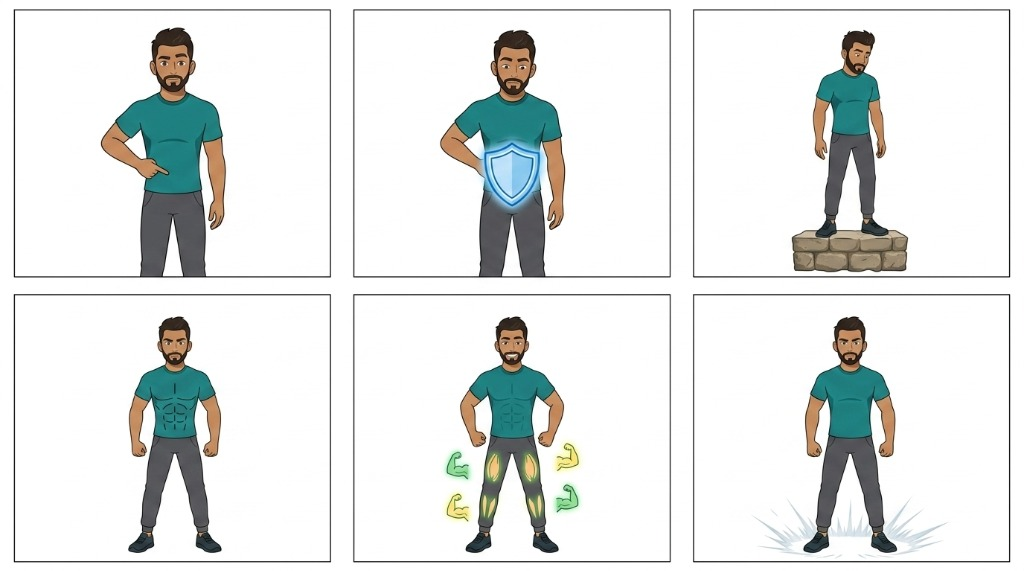
#> input picture test_images/user_test_1_muscles.jpg, 1024 x 571 px, given in place of media_1788292396282.png, which was not available
$ python scene_1_super_resolution_choreography.py
#> lines starting #> are read from the running program, lines starting #| are printed output that depends on the picture; after the words box and inside, x2 and y2 are one past the last pixel; in counts of white or black regions, pixels touching at a corner belong together
"""
Scene 1: Ultra-High-Definition Hand & Cinematic Camera Choreography Prototype
File: experiments/scene_1_super_resolution_choreography.py

Features:
1. Super-Resolution Upscaling (Lanczos4 + Edge Preservation) for razor-sharp Zoom-In.
2. Dual-Mode Hand Engine:
   - Art Mode: Outlines + Realistic Zig-Zag Hatching Shading for Colors.
   - Typography Mode: Arabic RTL Writing Trajectory + Natural Pen-Lifts.
3. Cinematic 5-Phase Camera Cycle:
   - Overview -> Ease-In Zoom (Centered) -> Graphics Draw -> Text Write -> Ease-Out Reveal.
4. Full HD 1080p (1920x1080) 60fps Rendering with zero pixelation.
"""
import os
import sys
import math
import time
import cv2
import numpy as np

# Set paths
MASTER_IMG_PATH = r"C:\Users\loper\.gemini\antigravity-ide\brain\6c66c18f-8997-4b3a-89b1-ec5216983d7f\.user_uploaded\media_1788292396282.png"
HAND_PATH = r"E:\image_to_animate\kivy\data\images\drawing-hand.png"
OUTPUT_DIR = r"E:\image_to_animate\experiments\results"
os.makedirs(OUTPUT_DIR, exist_ok=True)

# ----------------- 1. LOAD & SUPER-RESOLVE PANEL 1 -----------------
print("[1/5] Loading and Super-Resolving Panel 1 to Native 1080p...")
master_img = cv2.imread(MASTER_IMG_PATH)
#> master_img is the input picture: shape (571, 1024, 3); mean B, G, R 230.1, 231.5, 228.6
if master_img is None:
    raise FileNotFoundError(f"Cannot load master image: {MASTER_IMG_PATH}")

MH, MW = master_img.shape[:2]
#> MH = 571; MW = 1024

# Discover Panel 1 (Top-Left panel)
# In Method A extraction: Panel 1 coordinates in 1024x512 master:
# bx=18, by=10, bw=238, bh=154
p1_crop = master_img[10:164, 18:256].copy()
ph_orig, pw_orig = p1_crop.shape[:2]
#> ph_orig = 154; pw_orig = 238

# Target High-Definition Canvas dimensions
HD_W, HD_H = 1920, 1080

# Panel display dimensions when zoomed in (centered with 80% coverage)
ZOOM_PANEL_W = 1500
ZOOM_PANEL_H = int(ZOOM_PANEL_W * (ph_orig / float(pw_orig)))
#> ZOOM_PANEL_H = 970

# Super-resolve Panel 1 using Lanczos4 + Bilateral Edge Refinement
p1_hd = cv2.resize(p1_crop, (ZOOM_PANEL_W, ZOOM_PANEL_H), interpolation=cv2.INTER_LANCZOS4)
# Apply subtle unsharp masking for vector-crisp edges
p1_blur = cv2.GaussianBlur(p1_hd, (0, 0), 1.5)
p1_hd = cv2.addWeighted(p1_hd, 1.35, p1_blur, -0.35, 0)

# Position of zoomed panel on HD canvas
P_OX = (HD_W - ZOOM_PANEL_W) // 2
P_OY = (HD_H - ZOOM_PANEL_H) // 2
#> P_OY = 55

# Full HD target source image containing centered panel
hd_source_canvas = np.full((HD_H, HD_W, 3), 255, dtype=np.uint8)
hd_source_canvas[P_OY:P_OY+ZOOM_PANEL_H, P_OX:P_OX+ZOOM_PANEL_W] = p1_hd

# ----------------- 2. LAYER DECOMPOSITION (METHOD A) -----------------
print("[2/5] Decomposing Panel 1 into Graphics (Art) & Typography (Text) Layers...")
diff = 255.0 - p1_hd.astype(np.float32)
dist = np.max(diff, axis=2)
ink_bin = (dist > 28.0).astype(np.uint8) * 255
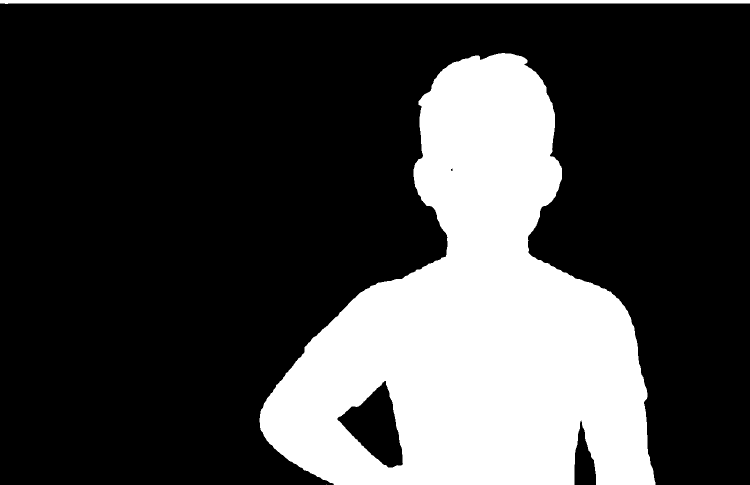
#> ink_bin: shape (970, 1500) (shown at 1/2 size); 26% white; 3 white regions (1 under 20 px), largest, box (x1, y1, x2, y2) and area: (519, 106, 1311, 970) 368263, (0, 0, 1500, 8) 10506

hsv = cv2.cvtColor(p1_hd, cv2.COLOR_BGR2HSV)
#> hsv: shape (970, 1500, 3); mean H, S, V 19.5, 39.1, 222.9
sat = hsv[:, :, 1]
val = hsv[:, :, 2]
hue = hsv[:, :, 0]

# Color seed regions
color_mask = ((sat > 35) & (val > 40) & (val < 250)).astype(np.uint8) * 255
#> color_mask: shape (970, 1500); 24.1% white; 38 white regions (33 under 20 px), largest, box (x1, y1, x2, y2) and area: (521, 119, 1307, 970) 350476, (951, 113, 1034, 131) 161, (1100, 236, 1103, 276) 74, (1037, 128, 1071, 154) 67, (877, 132, 911, 157) 44

# Connected Components in HD
num_cc, cc_labels, cc_stats, cc_centroids = cv2.connectedComponentsWithStats(ink_bin)
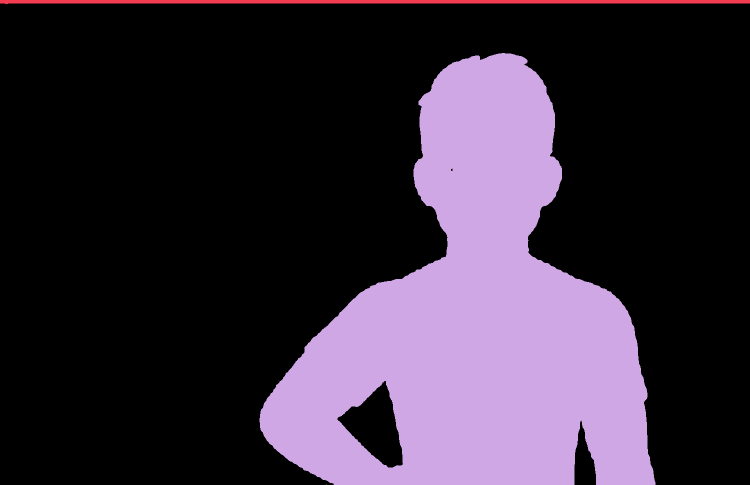
#> cc_labels: shape (970, 1500) int32 (shown at 1/2 size); 4 distinct labels, from 0 to 3; one colour per label, 0 black
#> num_cc = 4; cc_stats = [[0, 7, 1500, 963, 1076230], [0, 0, 1500, 8, 10506], [519, 106, 792, 864, 368263], [653, 969, 1, 1, 1]]; cc_centroids = [[680.4, 434.1], [749.1, 3], [951.5, 645.5], [653, 969]]

text_mask_local = np.zeros((ZOOM_PANEL_H, ZOOM_PANEL_W), dtype=np.uint8)
graphics_mask_local = np.zeros((ZOOM_PANEL_H, ZOOM_PANEL_W), dtype=np.uint8)

# Classical Rule + Regional Semantic Purity for Panel 1:
for i in range(1, num_cc):
    cx = cc_stats[i, cv2.CC_STAT_LEFT]
    cy = cc_stats[i, cv2.CC_STAT_TOP]
    cw = cc_stats[i, cv2.CC_STAT_WIDTH]
    ch = cc_stats[i, cv2.CC_STAT_HEIGHT]
    carea = cc_stats[i, cv2.CC_STAT_AREA]
    aspect = cw / float(ch + 1e-5)

    # Title region (top 22% of panel) or interior bullet text (x > 35% of panel width)
    in_title_zone = (cy < ZOOM_PANEL_H * 0.22)
    in_text_zone = (cx > ZOOM_PANEL_W * 0.40 and cy > ZOOM_PANEL_H * 0.20 and carea < 8000 and cw < ZOOM_PANEL_W * 0.50)

    if in_title_zone or in_text_zone:
        text_mask_local[cc_labels == i] = 255
    elif (ch <= 110 and cw <= 380 and carea < 3800) or carea <= 120 or (aspect > 4.5 and ch <= 30):
        text_mask_local[cc_labels == i] = 255
    else:
        graphics_mask_local[cc_labels == i] = 255
#> this loop made 3 passes
#> (cx, cy, cw, ch, carea, aspect, in_title_zone, in_text_zone) on passes 1 to 2: (0, 0, 1500, 8, 10506, 187.5, True, False), (519, 106, 792, 864, 368263, 0.917, True, False)
#> graphics_mask_local: shape (970, 1500); every value is 0

# Global HD Masks
text_mask_hd = np.zeros((HD_H, HD_W), dtype=np.uint8)
text_mask_hd[P_OY:P_OY+ZOOM_PANEL_H, P_OX:P_OX+ZOOM_PANEL_W] = text_mask_local
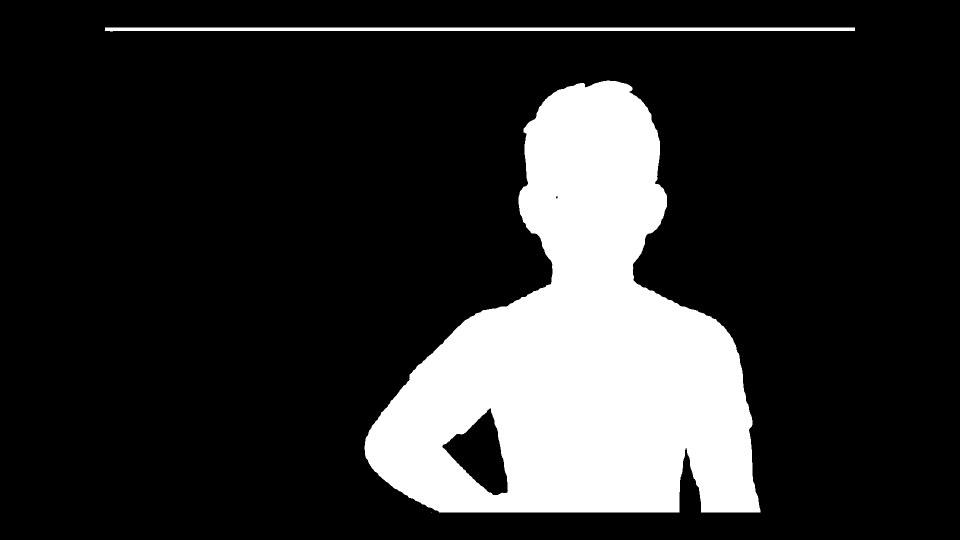
#> text_mask_hd: shape (1080, 1920) (shown at 1/2 size); 18.3% white; 3 white regions (1 under 20 px), largest, box (x1, y1, x2, y2) and area: (729, 161, 1521, 1025) 368263, (210, 55, 1710, 63) 10506

graphics_mask_hd = np.zeros((HD_H, HD_W), dtype=np.uint8)
graphics_mask_hd[P_OY:P_OY+ZOOM_PANEL_H, P_OX:P_OX+ZOOM_PANEL_W] = graphics_mask_local
#> graphics_mask_hd: shape (1080, 1920); every value is 0

# ----------------- 3. GENERATE STROKES & ZIG-ZAG HATCHING PATHS -----------------
print("[3/5] Generating Outlines & Realistic Zig-Zag Hatching Paths...")

# A. Outlines for Characters/Graphics
gfx_contours, _ = cv2.findContours(graphics_mask_hd, cv2.RETR_TREE, cv2.CHAIN_APPROX_NONE)
#> gfx_contours = []
art_outline_strokes = []
for cnt in gfx_contours:
    if cv2.contourArea(cnt) > 30 or len(cnt) > 15:
        pts = cnt.reshape(-1, 2)
        # Subsample for smooth pen motion
        if len(pts) > 5:
            step = max(1, len(pts) // 60)
            pts_sub = pts[::step]
            art_outline_strokes.append(pts_sub)
#> this loop made 0 passes
#> after the loop, art_outline_strokes = []

# Sort outline strokes: outer big contours first, then inner
art_outline_strokes.sort(key=lambda s: len(s), reverse=True)

# B. Zig-Zag Shading Paths for Color Areas (Blue Hoodie, Skin, Yellow Emoji)
color_mask_hd = np.zeros((HD_H, HD_W), dtype=np.uint8)
color_mask_hd[P_OY:P_OY+ZOOM_PANEL_H, P_OX:P_OX+ZOOM_PANEL_W] = color_mask
#> color_mask_hd: shape (1080, 1920); 16.9% white; 38 white regions (33 under 20 px), largest, box (x1, y1, x2, y2) and area: (731, 174, 1517, 1025) 350476, (1161, 168, 1244, 186) 161, (1310, 291, 1313, 331) 74, (1247, 183, 1281, 209) 67, (1087, 187, 1121, 212) 44

num_col_cc, col_labels, col_stats, _ = cv2.connectedComponentsWithStats(color_mask_hd)
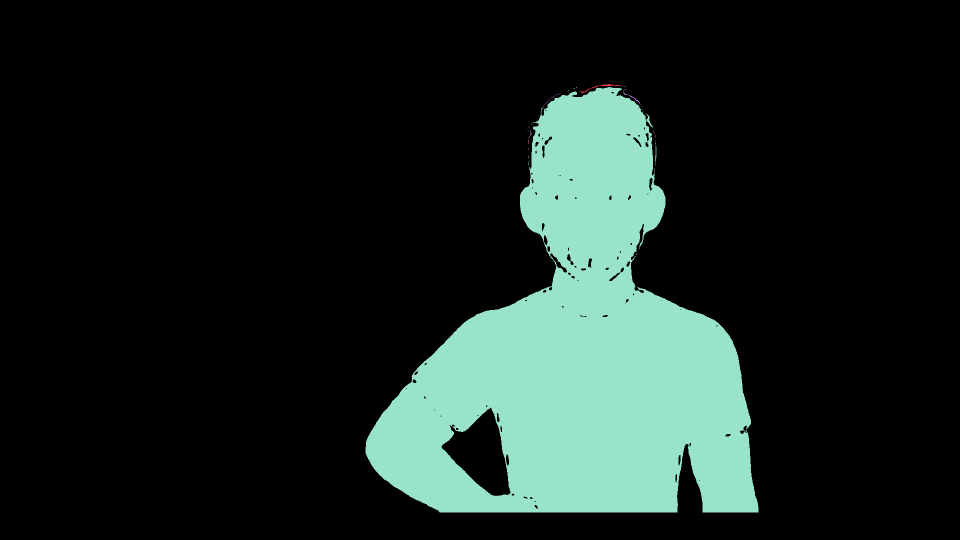
#> col_labels: shape (1080, 1920) int32 (shown at 1/2 size); 39 distinct labels, from 0 to 38; one colour per label, 0 black
#> num_col_cc = 39; col_stats = 39 rows, first 6: [0, 0, 1920, 1080, 1722657], [1161, 168, 83, 18, 161], [1245, 172, 2, 1, 2], [1249, 173, 2, 1, 2], [1152, 175, 2, 1, 2], [731, 174, 786, 851, 350476]
hatching_strokes = []

for c_i in range(1, num_col_cc):
    c_area = col_stats[c_i, cv2.CC_STAT_AREA]
    if c_area < 250:
        continue

    bx = col_stats[c_i, cv2.CC_STAT_LEFT]
    by = col_stats[c_i, cv2.CC_STAT_TOP]
    bw = col_stats[c_i, cv2.CC_STAT_WIDTH]
    bh = col_stats[c_i, cv2.CC_STAT_HEIGHT]

    c_comp = (col_labels[by:by+bh, bx:bx+bw] == c_i)

    # Generate 45-degree / horizontal dense zig-zag scanlines
    step_y = 12  # spacing between hatching lines
    c_hatch_pts = []
    direction = 1

    for y_rel in range(2, bh - 2, step_y):
        row = c_comp[y_rel, :]
        active_x = np.where(row)[0]
        if len(active_x) > 2:
            x_min = active_x[0] + bx
            x_max = active_x[-1] + bx
            curr_y = by + y_rel
            if direction == 1:
                c_hatch_pts.append([x_min, curr_y])
                c_hatch_pts.append([x_max, curr_y])
            else:
                c_hatch_pts.append([x_max, curr_y])
                c_hatch_pts.append([x_min, curr_y])
            direction *= -1

    if len(c_hatch_pts) >= 4:
        hatching_strokes.append({
            "region_mask": (col_labels == c_i),
            "hatch_path": np.array(c_hatch_pts, dtype=np.float32)
        })
#> this loop made 38 passes
#> c_area on passes 1, 13, 14, 31: 161, 67, 44, 74
#> (c_area, bx, by, bw, bh) on pass 5: (350476, 731, 174, 786, 851)
#> after the loop, hatching_strokes = 1 item

# C. Typography Text Lines & RTL Handwriting Strokes
num_t_cc, t_labels, t_stats, _ = cv2.connectedComponentsWithStats(text_mask_hd)
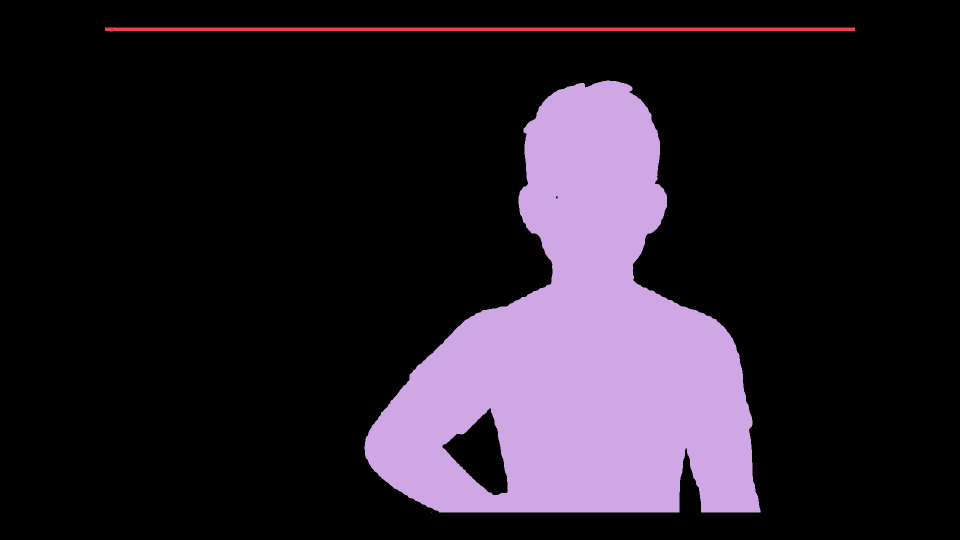
#> t_labels: shape (1080, 1920) int32 (shown at 1/2 size); 4 distinct labels, from 0 to 3; one colour per label, 0 black
#> num_t_cc = 4; t_stats = [[0, 0, 1920, 1080, 1694830], [210, 55, 1500, 8, 10506], [729, 161, 792, 864, 368263], [863, 1024, 1, 1, 1]]

# Group text components into horizontal lines
text_comps = []
for t_i in range(1, num_t_cc):
    t_area = t_stats[t_i, cv2.CC_STAT_AREA]
    if t_area < 20:
        continue
    tx = t_stats[t_i, cv2.CC_STAT_LEFT]
    ty = t_stats[t_i, cv2.CC_STAT_TOP]
    tw = t_stats[t_i, cv2.CC_STAT_WIDTH]
    th = t_stats[t_i, cv2.CC_STAT_HEIGHT]
    text_comps.append({
        "id": t_i,
        "bbox": (tx, ty, tw, th),
        "cx": tx + tw / 2.0,
        "cy": ty + th / 2.0,
        "mask": (t_labels == t_i)
    })
#> this loop made 3 passes
#> (t_area, tx, ty, tw, th) on passes 1 to 2: (10506, 210, 55, 1500, 8), (368263, 729, 161, 792, 864)
#> after the loop, text_comps = 2 items

# Sort text into lines: Top-to-bottom, and within line Right-to-Left (Arabic RTL)
line_height_threshold = 45
text_comps.sort(key=lambda c: (round(c["cy"] / line_height_threshold), -c["cx"]))

# Build word handwriting paths
text_strokes = []
for comp in text_comps:
    tx, ty, tw, th = comp["bbox"]
    c_mask = comp["mask"][ty:ty+th, tx:tx+tw].astype(np.uint8) * 255
    cnts, _ = cv2.findContours(c_mask, cv2.RETR_EXTERNAL, cv2.CHAIN_APPROX_NONE)
    if cnts:
        pts = cnts[0].reshape(-1, 2)
        pts_global = pts + np.array([tx, ty])
        text_strokes.append({
            "bbox": (tx, ty, tw, th),
            "mask": comp["mask"],
            "path": pts_global
        })
#> this loop made 2 passes
#> (tx, ty, tw, th) on passes 1 to 2: (210, 55, 1500, 8), (729, 161, 792, 864)
#> after the loop, text_strokes = 2 items

# ----------------- 4. HAND OVERLAY ENGINE -----------------
print("[4/5] Initializing High-Definition Hand Overlay Engine...")
hand_img = cv2.imread(HAND_PATH, cv2.IMREAD_UNCHANGED)
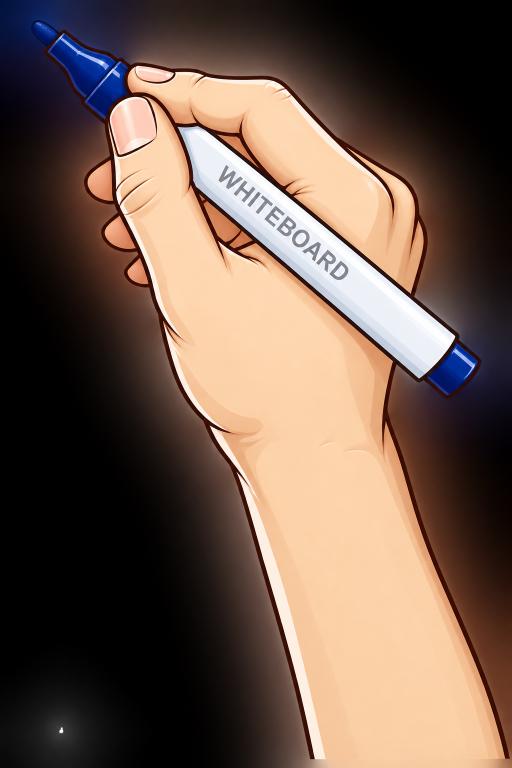
#> input picture kivy/data/images/drawing-hand.png, 1024 x 1536 px, found by its file name (shown at 1/2 size)
#> hand_img is the input picture: shape (1536, 1024, 4); mean B, G, R, A 76.6, 89.1, 109.9, 102.9
if hand_img is not None:
    # Resize hand sprite for 1080p target
    hand_h, hand_w = hand_img.shape[:2]
#> hand_h = 1536; hand_w = 1024
    target_hand_w = 420
    target_hand_h = int(hand_h * (target_hand_w / float(hand_w)))
#> target_hand_h = 630
    hand_sprite = cv2.resize(hand_img, (target_hand_w, target_hand_h), interpolation=cv2.INTER_LANCZOS4)
    hand_bgr = hand_sprite[:, :, :3]
    hand_alpha = (hand_sprite[:, :, 3].astype(np.float32) / 255.0)
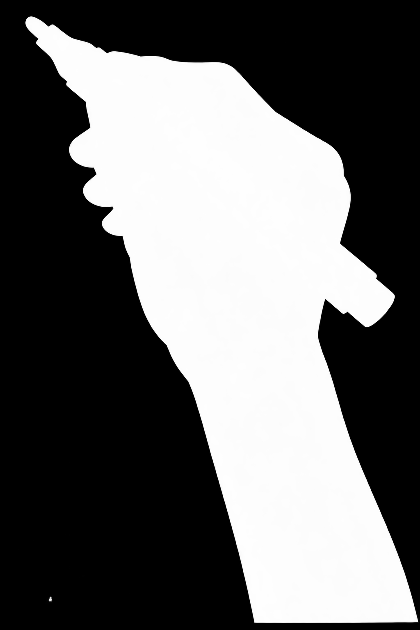
#> hand_alpha: shape (630, 420) float32; min 0, max 1, mean 0.404
    # Pen tip anchor in sprite coordinates (pen tip is at upper-left of sprite)
    TIP_X = int(target_hand_w * 0.08)
    TIP_Y = int(target_hand_h * 0.05)
#> TIP_Y = 31
else:
    # Fallback synthetic hand
    target_hand_w, target_hand_h = 300, 300
    hand_bgr = np.full((target_hand_h, target_hand_w, 3), (200, 160, 120), dtype=np.uint8)
    hand_alpha = np.ones((target_hand_h, target_hand_w), dtype=np.float32)
    TIP_X, TIP_Y = 10, 10

def draw_hand_at_tip(canvas, tip_x, tip_y, tilt_angle_deg=-25.0, opacity=1.0):
    """Draws drawing hand with pen tip precisely anchored at (tip_x, tip_y)."""
    if opacity <= 0.01:
        return

    can_h, can_w = canvas.shape[:2]
    sh, sw = hand_bgr.shape[:2]

    # Rotate hand slightly based on mode
    M = cv2.getRotationMatrix2D((TIP_X, TIP_Y), tilt_angle_deg, 1.0)
    rot_bgr = cv2.warpAffine(hand_bgr, M, (sw, sh), flags=cv2.INTER_LINEAR, borderMode=cv2.BORDER_CONSTANT, borderValue=(0,0,0))
    rot_alpha = cv2.warpAffine(hand_alpha, M, (sw, sh), flags=cv2.INTER_LINEAR, borderMode=cv2.BORDER_CONSTANT, borderValue=0.0) * opacity

    # Place on canvas
    x1 = int(tip_x - TIP_X)
    y1 = int(tip_y - TIP_Y)
    x2 = x1 + sw
    y2 = y1 + sh

    # Clip bounds
    cx1 = max(0, x1)
    cy1 = max(0, y1)
    cx2 = min(can_w, x2)
    cy2 = min(can_h, y2)

    if cx2 <= cx1 or cy2 <= cy1:
        return

    sx1 = cx1 - x1
    sy1 = cy1 - y1
    sx2 = sx1 + (cx2 - cx1)
    sy2 = sy1 + (cy2 - cy1)

    sub_alpha = rot_alpha[sy1:sy2, sx1:sx2, np.newaxis]
    sub_bgr = rot_bgr[sy1:sy2, sx1:sx2]

    can_roi = canvas[cy1:cy2, cx1:cx2]
    canvas[cy1:cy2, cx1:cx2] = (can_roi * (1.0 - sub_alpha) + sub_bgr * sub_alpha).astype(np.uint8)

# ----------------- 5. CHOREOGRAPHED TIMELINE & VIDEO RENDERER -----------------
print("[5/5] Synthesizing Cinematic Timeline & Rendering 60fps MP4 Video...")

FPS = 30
TOTAL_DURATION = 12.0  # seconds
TOTAL_FRAMES = int(TOTAL_DURATION * FPS)

# Initialize Universal H.264 MP4 Writer via PyAV
import av
VIDEO_PATH = os.path.join(OUTPUT_DIR, "scene_01_hand_camera_demo.mp4")

#> (the run stopped early here; a loop or call above may not have finished)
